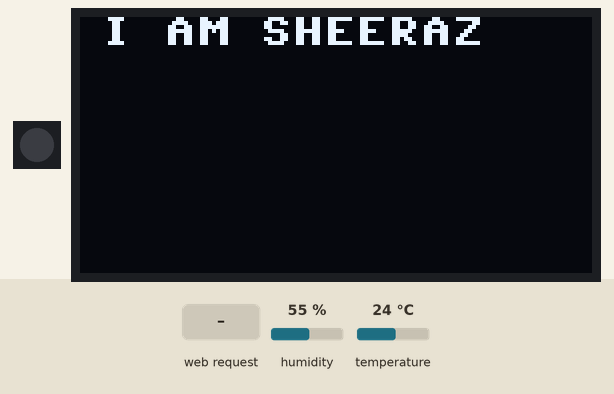
Recording of a program running on a simulated ESP32 board running MicroPython. On the bench: 1 RGB LEDs in strip order, left to right, 128×64 one-colour display. Inputs (shaded band) come from the test bench; at power-on: humidity 55 %, temperature 24 °C. WiFi joins after 1.5 s; the board's own WiFi access point starts at once; what the program prints to the serial console is not drawn.

Above: at 3.2 s.
3.3 s: HTTP request GET /?msg=90 received
4.8 s: HTTP request GET /?r=90 received
6.3 s: HTTP request GET /sensor received
Timing chart, 0 to 9.3 s (numbered marks = the images above; inputs shaded):
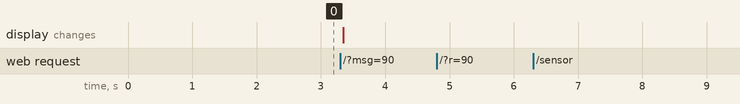

The program:

all_in_one_task1_ap_st.py
```python
import network
import socket
import wifi_manager
import time
from machine import Pin, SoftI2C
from neopixel import NeoPixel
import dht
from ssd1306 import SSD1306_I2C

pin = Pin(48, Pin.OUT)
neo = NeoPixel(pin, 1)

dht_pin = Pin(4)
sensor = dht.DHT11(dht_pin)

i2c = SoftI2C(scl=Pin(9), sda=Pin(8))
oled = SSD1306_I2C(128, 64, i2c)

def display_message_on_oled(msg):
    oled.fill(0)
    max_chars_per_line = 16
    max_chars_total = 64
    msg = msg[:max_chars_total]
    words = msg.split(" ")
    lines = []
    current_line = ""
    for word in words:
        if len(current_line) + len(word) + 1 <= max_chars_per_line:
            current_line += (" " if current_line else "") + word
        else:
            lines.append(current_line)
            current_line = word
    if current_line:
        lines.append(current_line)
    y = 0
    for line in lines[:4]:
        oled.text(line, 5, y)
        y += 16
    oled.show()

display_message_on_oled("I AM SHEERAZ")
print("I AM SHEERAZ")

r = g = b = 0
try:
    sensor.measure()
    temp = str(sensor.temperature())
    humidity = str(sensor.humidity())
    print("Temperature:", temp, "°C")
    print("Humidity:", humidity, "%")
except Exception as e:
    print("Sensor Error:", e)
    temp = "N/A"
    humidity = "N/A"

SSID = "Heart Snatcher"
PASS = "iaminvincible07"

wifi_manager.connect_to_wifi(SSID,PASS)

wifi_manager.start_access_point("sherry-esp","connected")

s = socket.socket(socket.AF_INET, socket.SOCK_STREAM)
s.setsockopt(socket.SOL_SOCKET, socket.SO_REUSEADDR, 1)
s.bind(("0.0.0.0", 80))
s.listen(5)

def web_page(r=0, g=0, b=0, temp="N/A", humidity="N/A"):
    hex_color = '#{:02x}{:02x}{:02x}'.format(r, g, b)
    html = f"""<!DOCTYPE html>
<html>
<head>
    <meta charset="UTF-8">
    <meta name="viewport" content="width=device-width, initial-scale=1">
    <title>ESP32 RGB & OLED Dashboard</title>
    <style>
        body {{
            font-family: 'Segoe UI', sans-serif;
            text-align: center;
            background: {hex_color};
            transition: background 0.3s ease;
            margin: 0; padding: 0;
        }}
        .container {{
            width: 90%;
            max-width: 500px;
            margin: 5vh auto;
            padding: 5vw;
            background: rgba(255,255,255,0.9);
            border-radius: 12px;
            box-shadow: 0 4px 16px rgba(0, 0, 0, 0.2);
        }}
        h1 {{ color: #333; margin-bottom: 10px; font-size: 1.8em; }}
        p {{ font-size: 1.1em; color: #555; }}
        label {{ font-weight: bold; display: block; margin-top: 10px; }}
        .slider {{
            width: 100%;
            max-width: 300px;
        }}
        .color-preview {{
            width: 60px; height: 60px;
            margin: 10px auto;
            background-color: {hex_color};
            border-radius: 50%;
            border: 2px solid #888;
            transition: background-color 0.3s ease;
        }}
        input[type="number"] {{
            width: 60px;
            margin-left: 10px;
        }}
        input[type="text"] {{
            padding: 10px;
            width: 90%;
            max-width: 300px;
            margin-top: 15px;
            font-size: 1em;
        }}
    </style>
</head>
<body>
    <div class="container">
        <h1>🌈 ESP32 RGB Controller <br> Temperature and Humidity Monitor</h1>
        <p id="sensorData">🌡️ Temperature: {temp}°C &nbsp;&nbsp; 💧 Humidity: {humidity}%</p>
        <div class="color-preview" id="colorCircle"></div>

        <label>🔴 Red:</label>
        <input class="slider" type="range" id="red" min="0" max="255" value="{r}" oninput="updateRGB('red')">
        <input type="number" id="redValue" min="0" max="255" value="{r}" oninput="syncRGB('red')">

        <label>🟢 Green:</label>
        <input class="slider" type="range" id="green" min="0" max="255" value="{g}" oninput="updateRGB('green')">
        <input type="number" id="greenValue" min="0" max="255" value="{g}" oninput="syncRGB('green')">

        <label>🔵 Blue:</label>
        <input class="slider" type="range" id="blue" min="0" max="255" value="{b}" oninput="updateRGB('blue')">
        <input type="number" id="blueValue" min="0" max="255" value="{b}" oninput="syncRGB('blue')">

        <h2>📺 OLED Display</h2>
        <input type="text" id="msg" placeholder="Enter message (Max 64 chars)" maxlength="64" oninput="sendMessage()">
    </div>

    <script>
        function updateRGB(color) {{
            let value = document.getElementById(color).value;
            document.getElementById(color + "Value").value = value;
            syncAll();
        }}
        function syncRGB(color) {{
            let value = parseInt(document.getElementById(color + "Value").value);
            value = Math.min(255, Math.max(0, value));
            document.getElementById(color).value = value;
            syncAll();
        }}
        function syncAll() {{
            let r = document.getElementById("red").value;
            let g = document.getElementById("green").value;
            let b = document.getElementById("blue").value;
            fetch("/?r=" + r + "&g=" + g + "&b=" + b);
            let colorHex = "#" + [r,g,b].map(x => ("0" + parseInt(x).toString(16)).slice(-2)).join('');
            document.getElementById("colorCircle").style.backgroundColor = colorHex;
            document.body.style.backgroundColor = colorHex;
        }}
        function sendMessage() {{
            let msg = document.getElementById("msg").value;
            fetch("/?msg=" + encodeURIComponent(msg));
        }}

        setInterval(() => {{
            fetch("/sensor").then(resp => resp.json()).then(data => {{
                document.getElementById("sensorData").innerHTML =
                    `🌡️ Temperature: ${{data.temp}}°C &nbsp;&nbsp; 💧 Humidity: ${{data.humidity}}%`;
            }}).catch(err => console.log("Sensor fetch error:", err));
        }}, 2000);
    </script>
</body>
</html>"""
    return html

while True:
    conn, addr = s.accept()
    print("Connection from:", addr)
    request = conn.recv(1024).decode()
    print("Request:", request)

    if "/?r=" in request and "&g=" in request and "&b=" in request:
        try:
            parts = request.split("/?")[1].split(" ")[0]
            params = {kv.split("=")[0]: kv.split("=")[1] for kv in parts.split("&")}
            r = min(255, max(0, int(params["r"])))
            g = min(255, max(0, int(params["g"])))
            b = min(255, max(0, int(params["b"])))
            neo[0] = (r, g, b)
            neo.write()
        except Exception as e:
            print("RGB Error:", e)

    elif "/?msg=" in request:
        try:
            msg = request.split("/?msg=")[1].split(" ")[0]
            msg = msg.replace("%20", " ")
            display_message_on_oled(msg)
        except Exception as e:
            print("OLED Msg Error:", e)

    elif "GET /sensor" in request:
        try:
            sensor.measure()
            temp = str(sensor.temperature())
            humidity = str(sensor.humidity())
        except:
            temp = "N/A"
            humidity = "N/A"
        json_data = '{{"temp": "{0}", "humidity": "{1}"}}'.format(temp, humidity)
        conn.send("HTTP/1.1 200 OK\nContent-Type: application/json\n\n" + json_data)
        conn.close()
        continue

    try:
        sensor.measure()
        temp = str(sensor.temperature())
        humidity = str(sensor.humidity())
        print("Updated Temp:", temp, "Humidity:", humidity)
    except Exception as e:
        print("Sensor Read Error:", e)
        temp = "N/A"
        humidity = "N/A"

    response = web_page(r, g, b, temp, humidity)
    conn.send("HTTP/1.1 200 OK\nContent-Type: text/html\n\n" + response)
    conn.close()
```

wifi_manager.py
```python
import network
import time

def connect_to_wifi(ssid, password, timeout=10):
    sta = network.WLAN(network.STA_IF)
    sta.active(True)
    if not sta.isconnected():
        print(f"Connecting to WiFi: {ssid} ...")
        sta.connect(ssid, password)
        start = time.ticks_ms()
        while not sta.isconnected():
            if time.ticks_diff(time.ticks_ms(), start) > timeout * 1000:
                print("Connection timed out.")
                return None
            time.sleep(1)
    print("Connected to WiFi. IP:", sta.ifconfig()[0])
    return sta.ifconfig()[0]

def start_access_point(ap_ssid="ESP32-AP", ap_password="12345678"):
    ap = network.WLAN(network.AP_IF)
    ap.active(True)
    ap.config(essid=ap_ssid, password=ap_password, authmode=network.AUTH_WPA_WPA2_PSK)
    print(f"Access Point started with SSID: {ap_ssid} and Password: {ap_password}")
    print("AP IP address:", ap.ifconfig()[0])
    return ap.ifconfig()[0]
```

Measured:
- after the input at 4.8 s, every drawn part: stays the same
- after the input at 6.3 s, every drawn part: stays the same
